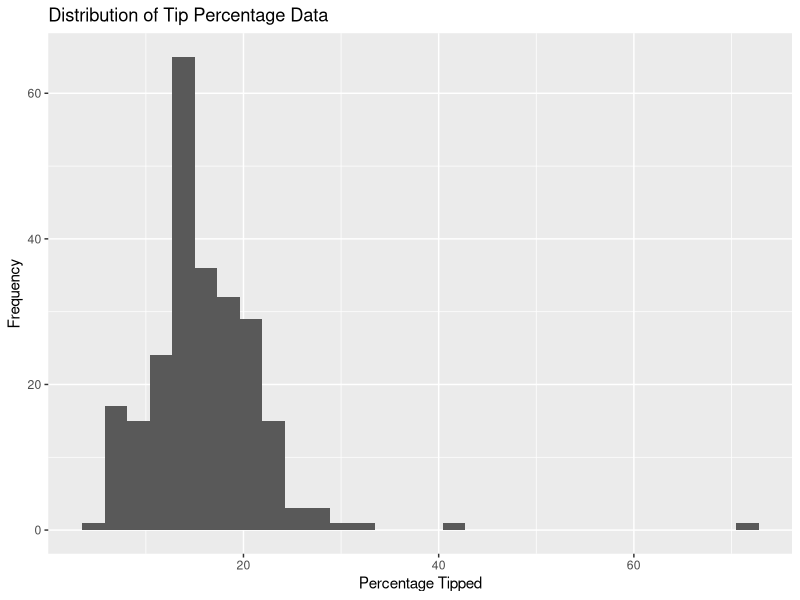
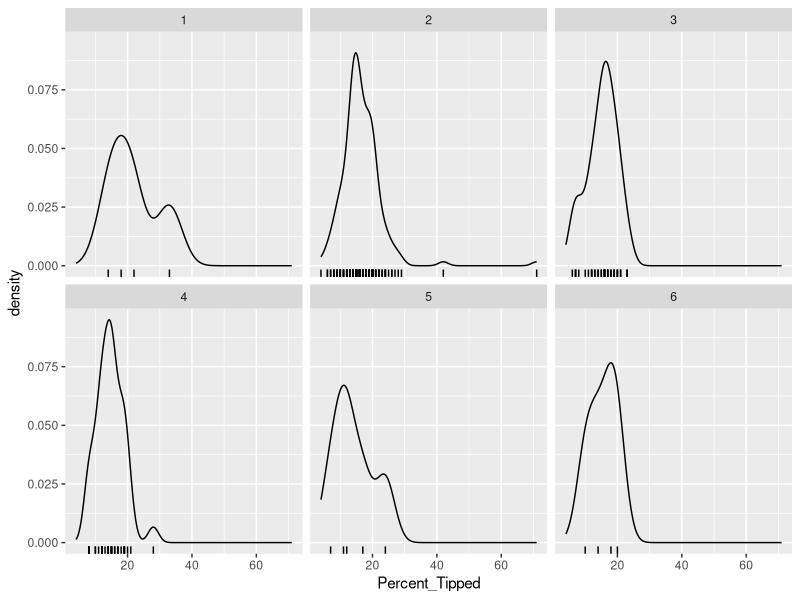
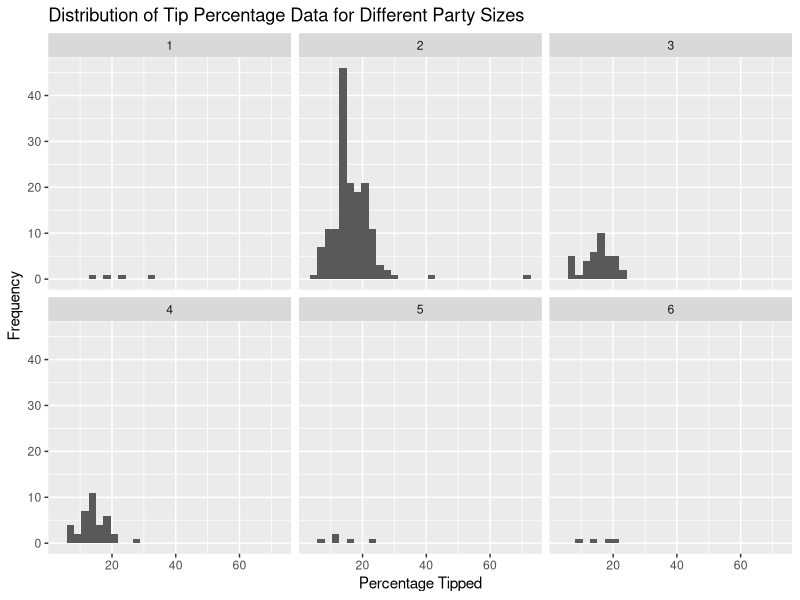

Here is the R script that generated these plots, in order:
#install.packages("reshape2")
library(reshape2)
#install.packages("ggplot2")
library(ggplot2)

data("tips")

# Storing the tips dataset
df2 = tips

# Adding the percent_tipped column to the existing dataset
per_tip = df2$tip/df2$total_bill

df2[,"Percent_Tipped"]= per_tip

df2


df2$Percent_Tipped = round(df2$tip/df2$total_bill, 2)*100

View(df2)


#Q.1) Plotting Tip Percentage
percent.gg = ggplot(df2,aes(x = Percent_Tipped)) + geom_histogram(bins = 30)
percent.gg + ggtitle("Distribution of Tip Percentage Data") + xlab("Percentage Tipped") + ylab("Frequency")
ggplot(df2,aes(x = Percent_Tipped)) + geom_density() + geom_rug() + facet_wrap(~ size, nrow = 2)

# Center of Distribution
median(df2$Percent_Tipped)
mean(df2$Percent_Tipped)

# Spread of Distribution - Mean Absolute Deviation
mad(df2$Percent_Tipped)

#Q.2) Plotting Tip Percentage for different Party Sizes
percent.gg + facet_wrap(~ size, nrow = 2) + ggtitle("Distribution of Tip Percentage Data for Different Party Sizes") + xlab("Percentage Tipped") + ylab("Frequency")

